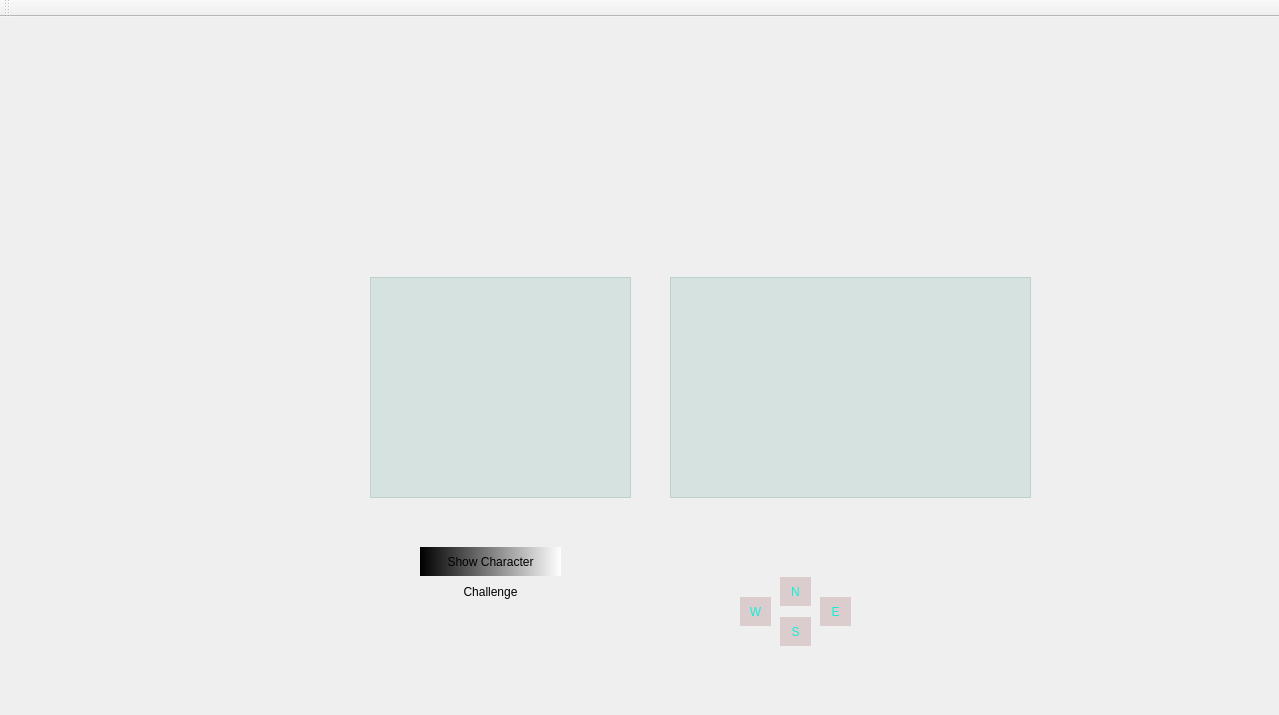
<?xml version="1.0" encoding="UTF-8"?>
<ui version="4.0">
 <class>MainWindow</class>
 <widget class="QMainWindow" name="MainWindow">
  <property name="geometry">
   <rect>
    <x>0</x>
    <y>0</y>
    <width>1279</width>
    <height>715</height>
   </rect>
  </property>
  <property name="windowTitle">
   <string>MainWindow</string>
  </property>
  <property name="styleSheet">
   <string notr="true"/>
  </property>
  <widget class="QWidget" name="centralWidget">
   <widget class="QWidget" name="gridLayoutWidget_3">
    <property name="geometry">
     <rect>
      <x>370</x>
      <y>30</y>
      <width>671</width>
      <height>221</height>
     </rect>
    </property>
    <layout class="QGridLayout" name="playLayout"/>
   </widget>
   <widget class="QWidget" name="gridLayoutWidget_4">
    <property name="geometry">
     <rect>
      <x>30</x>
      <y>30</y>
      <width>321</width>
      <height>611</height>
     </rect>
    </property>
    <layout class="QGridLayout" name="mapLayout">
     <item row="0" column="0">
      <widget class="QWidget" name="widget_2" native="true">
       <property name="styleSheet">
        <string notr="true">border-image: url(:/new/largeImg/img/SSP.png);</string>
       </property>
      </widget>
     </item>
    </layout>
   </widget>
   <widget class="QWidget" name="widget" native="true">
    <property name="geometry">
     <rect>
      <x>410</x>
      <y>500</y>
      <width>491</width>
      <height>161</height>
     </rect>
    </property>
    <property name="styleSheet">
     <string notr="true">background-image: url(:/img/control.jpg);
border-top-left-radius: 0px;
border-top-right-radius: 40px;
border-bottom-right-radius: 0;
border-bottom-left-radius: 40px; 
</string>
    </property>
    <widget class="QPushButton" name="buttonEast">
     <property name="geometry">
      <rect>
       <x>410</x>
       <y>80</y>
       <width>31</width>
       <height>29</height>
      </rect>
     </property>
     <property name="styleSheet">
      <string notr="true">background-color: rgb(219, 205, 205);
color: rgb(17, 240, 216);</string>
     </property>
     <property name="text">
      <string>E</string>
     </property>
    </widget>
    <widget class="QPushButton" name="buttonWest">
     <property name="geometry">
      <rect>
       <x>330</x>
       <y>80</y>
       <width>31</width>
       <height>29</height>
      </rect>
     </property>
     <property name="styleSheet">
      <string notr="true">background-color: rgb(219, 205, 205);
color: rgb(17, 240, 216);</string>
     </property>
     <property name="text">
      <string>W</string>
     </property>
    </widget>
    <widget class="QPushButton" name="buttonSouth">
     <property name="geometry">
      <rect>
       <x>370</x>
       <y>100</y>
       <width>31</width>
       <height>29</height>
      </rect>
     </property>
     <property name="styleSheet">
      <string notr="true">background-color: rgb(219, 205, 205);
color: rgb(17, 240, 216);</string>
     </property>
     <property name="text">
      <string>S</string>
     </property>
    </widget>
    <widget class="QPushButton" name="buttonNorth">
     <property name="geometry">
      <rect>
       <x>370</x>
       <y>60</y>
       <width>31</width>
       <height>29</height>
      </rect>
     </property>
     <property name="styleSheet">
      <string notr="true">background-color: rgb(219, 205, 205);
color: rgb(17, 240, 216);</string>
     </property>
     <property name="text">
      <string>N</string>
     </property>
    </widget>
    <widget class="QPushButton" name="showNewCharacter">
     <property name="geometry">
      <rect>
       <x>10</x>
       <y>30</y>
       <width>141</width>
       <height>29</height>
      </rect>
     </property>
     <property name="styleSheet">
      <string notr="true">background-color: qlineargradient(spread:pad, x1:0, y1:0, x2:1, y2:0, stop:0 rgba(0, 0, 0, 255), stop:1 rgba(255, 255, 255, 255));</string>
     </property>
     <property name="text">
      <string>Show Character</string>
     </property>
    </widget>
    <widget class="QPushButton" name="buttonChall">
     <property name="geometry">
      <rect>
       <x>10</x>
       <y>60</y>
       <width>141</width>
       <height>29</height>
      </rect>
     </property>
     <property name="text">
      <string>Challenge</string>
     </property>
    </widget>
   </widget>
   <widget class="QTextBrowser" name="textArea1">
    <property name="geometry">
     <rect>
      <x>370</x>
      <y>260</y>
      <width>261</width>
      <height>221</height>
     </rect>
    </property>
    <property name="styleSheet">
     <string notr="true">background-color: rgba(79, 157, 147, 42);</string>
    </property>
   </widget>
   <widget class="QTextBrowser" name="textArea2">
    <property name="geometry">
     <rect>
      <x>670</x>
      <y>260</y>
      <width>361</width>
      <height>221</height>
     </rect>
    </property>
    <property name="styleSheet">
     <string notr="true">background-color: rgba(79, 157, 147, 42);</string>
    </property>
    <property name="placeholderText">
     <string/>
    </property>
   </widget>
  </widget>
  <widget class="QMenuBar" name="menuBar">
   <property name="geometry">
    <rect>
     <x>0</x>
     <y>0</y>
     <width>1279</width>
     <height>31</height>
    </rect>
   </property>
  </widget>
  <widget class="QToolBar" name="mainToolBar">
   <attribute name="toolBarArea">
    <enum>TopToolBarArea</enum>
   </attribute>
   <attribute name="toolBarBreak">
    <bool>false</bool>
   </attribute>
  </widget>
 </widget>
 <layoutdefault spacing="6" margin="11"/>
 <resources/>
 <connections/>
</ui>
